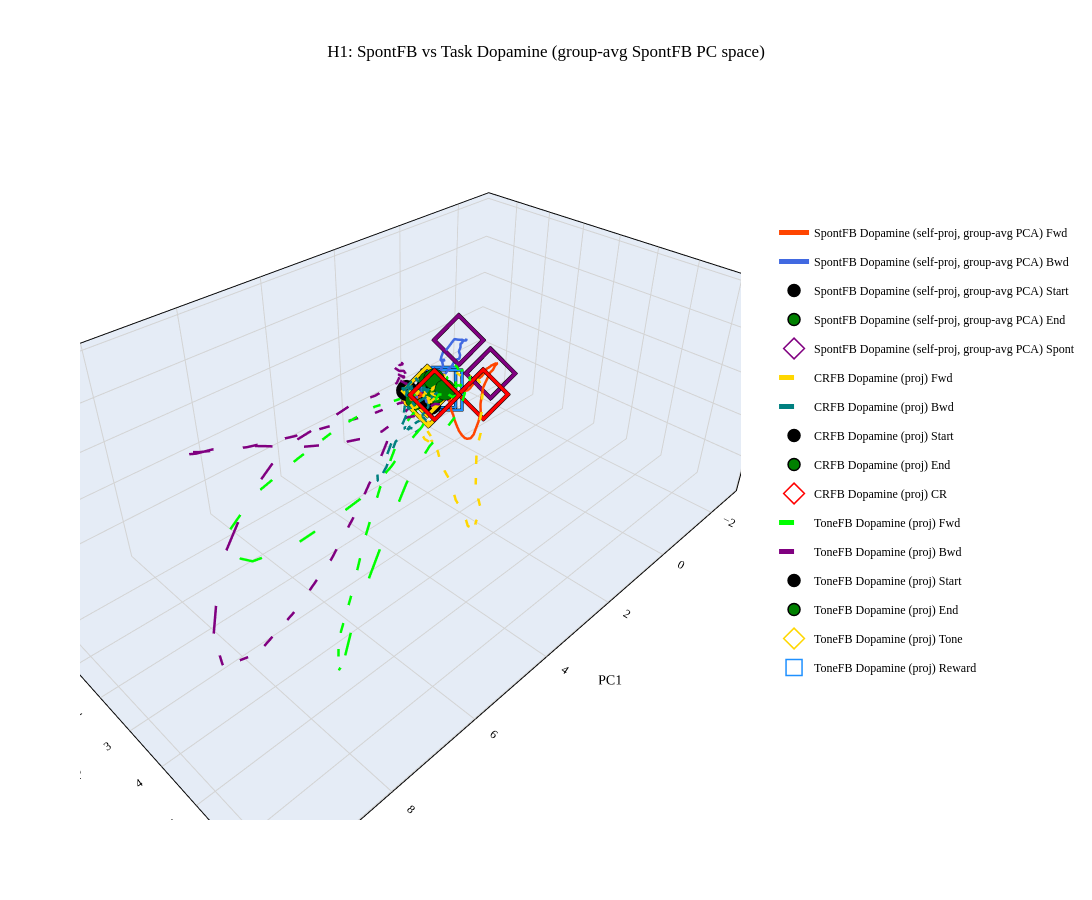

Write notebook code for a chart like this one.
### Code cell
# Overlay: SpontFB (self-projected) + Task projected (Dopamine, group-averaged)
# Both trajectories are in the same group-averaged PCA space for valid comparison.
if 'SpontFB_Dopamine' in results:
    tsets = []

    # Use DA cross-projection's PCA to self-project SpontFB
    first_xp_key = None
    for k in ['DA Spont->CRFB', 'DA Spont->ToneFB']:
        if k in cross_results_group_avg:
            first_xp_key = k
            break

    if first_xp_key is not None:
        pca_grp = cross_results_group_avg[first_xp_key]['pca_fit']
        X_spont_avg, ts_spont, _ = extract_group_averaged_data(
            results['SpontFB_Dopamine']['data'], DA_GROUPS)
        proj_spont = project_onto_pca(pca_grp, X_spont_avg)
        win_spont = slice_window(proj_spont, ts_spont, EVENT_IDX, WINDOW, DT)
        sd_spont = smooth_trajectories(win_spont, SG_WINDOW, SG_ORDER)
        tsets.append({
            'fwd_smooth': sd_spont['fwd_smooth'],
            'bwd_smooth': sd_spont['bwd_smooth'],
            'label': 'SpontFB Dopamine (self-proj, group-avg PCA)',
            'fwd_color': 'orangered', 'bwd_color': 'royalblue', 'dash': 'solid',
            'event_markers': results['SpontFB_Dopamine']['event_markers'],
        })

    for key, color_fwd, color_bwd in [
        ('DA Spont->CRFB', 'gold', 'teal'),
        ('DA Spont->ToneFB', 'lime', 'purple'),
    ]:
        if key in cross_results_group_avg:
            cr = cross_results_group_avg[key]
            tsets.append({
                'fwd_smooth': cr['smooth_data']['fwd_smooth'],
                'bwd_smooth': cr['smooth_data']['bwd_smooth'],
                'label': f'{cr['project_dataset']} Dopamine (proj)',
                'fwd_color': color_fwd, 'bwd_color': color_bwd, 'dash': 'dash',
                'event_markers': cr['event_markers'],
            })
    if len(tsets) > 1:
        fig = build_overlay_figure(
            tsets, title='H1: SpontFB vs Task Dopamine (group-avg SpontFB PC space)')
        fig.show()

### Figure 1 — Plotly figure (JSON) as saved in the notebook; plotly's stock layout.template omitted (floating-point values rounded to 4 significant figures; data arrays with more than 128 entries replaced by an {"elided": "..."} marker saying what was removed)
{"data": [{"line": {"color": "orangered", "dash": "solid", "width": 5}, "mode": "lines", "name": "SpontFB Dopamine (self-proj, group-avg PCA) Fwd", "type": "scatter3d", "x": {"elided": "301 float values"}, "y": {"elided": "301 float values"}, "z": {"elided": "301 float values"}}, {"line": {"color": "royalblue", "dash": "solid", "width": 5}, "mode": "lines", "name": "SpontFB Dopamine (self-proj, group-avg PCA) Bwd", "type": "scatter3d", "x": {"elided": "301 float values"}, "y": {"elided": "301 float values"}, "z": {"elided": "301 float values"}}, {"legendgroup": "SpontFB Dopamine (self-proj, group-avg PCA) Start", "marker": {"color": "black", "line": {"color": "black", "width": 1.5}, "size": 12, "symbol": "circle"}, "mode": "markers", "name": "SpontFB Dopamine (self-proj, group-avg PCA) Start", "showlegend": true, "type": "scatter3d", "x": [0.0329], "y": [0.09507], "z": [-0.03078]}, {"legendgroup": "SpontFB Dopamine (self-proj, group-avg PCA) Start", "marker": {"color": "black", "line": {"color": "black", "width": 1.5}, "size": 12, "symbol": "circle"}, "mode": "markers", "name": "SpontFB Dopamine (self-proj, group-avg PCA) Start", "showlegend": false, "type": "scatter3d", "x": [-0.3439], "y": [-0.06817], "z": [-0.05653]}, {"legendgroup": "SpontFB Dopamine (self-proj, group-avg PCA) End", "marker": {"color": "green", "line": {"color": "black", "width": 1.5}, "size": 12, "symbol": "circle"}, "mode": "markers", "name": "SpontFB Dopamine (self-proj, group-avg PCA) End", "showlegend": true, "type": "scatter3d", "x": [0.2799], "y": [-0.1086], "z": [-0.08096]}, {"legendgroup": "SpontFB Dopamine (self-proj, group-avg PCA) End", "marker": {"color": "green", "line": {"color": "black", "width": 1.5}, "size": 12, "symbol": "circle"}, "mode": "markers", "name": "SpontFB Dopamine (self-proj, group-avg PCA) End", "showlegend": false, "type": "scatter3d", "x": [0.1041], "y": [-0.1636], "z": [-0.04088]}, {"legendgroup": "SpontFB Dopamine (self-proj, group-avg PCA) Spont", "marker": {"color": "purple", "line": {"color": "black", "width": 1.5}, "size": 18, "symbol": "diamond-open"}, "mode": "markers", "name": "SpontFB Dopamine (self-proj, group-avg PCA) Spont", "showlegend": true, "type": "scatter3d", "x": [-1.726], "y": [0.6027], "z": [0.1329]}, {"legendgroup": "SpontFB Dopamine (self-proj, group-avg PCA) Spont", "marker": {"color": "purple", "line": {"color": "black", "width": 1.5}, "size": 18, "symbol": "diamond-open"}, "mode": "markers", "name": "SpontFB Dopamine (self-proj, group-avg PCA) Spont", "showlegend": false, "type": "scatter3d", "x": [-0.9737], "y": [0.1392], "z": [1.21]}, {"line": {"color": "gold", "dash": "dash", "width": 5}, "mode": "lines", "name": "CRFB Dopamine (proj) Fwd", "type": "scatter3d", "x": {"elided": "301 float values"}, "y": {"elided": "301 float values"}, "z": {"elided": "301 float values"}}, {"line": {"color": "teal", "dash": "dash", "width": 5}, "mode": "lines", "name": "CRFB Dopamine (proj) Bwd", "type": "scatter3d", "x": {"elided": "301 float values"}, "y": {"elided": "301 float values"}, "z": {"elided": "301 float values"}}, {"legendgroup": "CRFB Dopamine (proj) Start", "marker": {"color": "black", "line": {"color": "black", "width": 1.5}, "size": 12, "symbol": "circle"}, "mode": "markers", "name": "CRFB Dopamine (proj) Start", "showlegend": true, "type": "scatter3d", "x": [-0.03704], "y": [-0.05203], "z": [0.129]}, {"legendgroup": "CRFB Dopamine (proj) Start", "marker": {"color": "black", "line": {"color": "black", "width": 1.5}, "size": 12, "symbol": "circle"}, "mode": "markers", "name": "CRFB Dopamine (proj) Start", "showlegend": false, "type": "scatter3d", "x": [0.3019], "y": [-0.4105], "z": [0.05246]}, {"legendgroup": "CRFB Dopamine (proj) End", "marker": {"color": "green", "line": {"color": "black", "width": 1.5}, "size": 12, "symbol": "circle"}, "mode": "markers", "name": "CRFB Dopamine (proj) End", "showlegend": true, "type": "scatter3d", "x": [-0.1051], "y": [0.2266], "z": [0.07727]}, {"legendgroup": "CRFB Dopamine (proj) End", "marker": {"color": "green", "line": {"color": "black", "width": 1.5}, "size": 12, "symbol": "circle"}, "mode": "markers", "name": "CRFB Dopamine (proj) End", "showlegend": false, "type": "scatter3d", "x": [-0.1153], "y": [0.1351], "z": [0.4381]}, {"legendgroup": "CRFB Dopamine (proj) CR", "marker": {"color": "red", "line": {"color": "black", "width": 1.5}, "size": 18, "symbol": "diamond-open"}, "mode": "markers", "name": "CRFB Dopamine (proj) CR", "showlegend": true, "type": "scatter3d", "x": [-0.634], "y": [1.304], "z": [0.2843]}, {"legendgroup": "CRFB Dopamine (proj) CR", "marker": {"color": "red", "line": {"color": "black", "width": 1.5}, "size": 18, "symbol": "diamond-open"}, "mode": "markers", "name": "CRFB Dopamine (proj) CR", "showlegend": false, "type": "scatter3d", "x": [1.018], "y": [1.219], "z": [0.948]}, {"line": {"color": "lime", "dash": "dash", "width": 5}, "mode": "lines", "name": "ToneFB Dopamine (proj) Fwd", "type": "scatter3d", "x": {"elided": "301 float values"}, "y": {"elided": "301 float values"}, "z": {"elided": "301 float values"}}, {"line": {"color": "purple", "dash": "dash", "width": 5}, "mode": "lines", "name": "ToneFB Dopamine (proj) Bwd", "type": "scatter3d", "x": {"elided": "301 float values"}, "y": {"elided": "301 float values"}, "z": {"elided": "301 float values"}}, {"legendgroup": "ToneFB Dopamine (proj) Start", "marker": {"color": "black", "line": {"color": "black", "width": 1.5}, "size": 12, "symbol": "circle"}, "mode": "markers", "name": "ToneFB Dopamine (proj) Start", "showlegend": true, "type": "scatter3d", "x": [-0.1728], "y": [-0.01347], "z": [-0.3932]}, {"legendgroup": "ToneFB Dopamine (proj) Start", "marker": {"color": "black", "line": {"color": "black", "width": 1.5}, "size": 12, "symbol": "circle"}, "mode": "markers", "name": "ToneFB Dopamine (proj) Start", "showlegend": false, "type": "scatter3d", "x": [0.08163], "y": [-0.1198], "z": [-0.01166]}, {"legendgroup": "ToneFB Dopamine (proj) End", "marker": {"color": "green", "line": {"color": "black", "width": 1.5}, "size": 12, "symbol": "circle"}, "mode": "markers", "name": "ToneFB Dopamine (proj) End", "showlegend": true, "type": "scatter3d", "x": [0.3757], "y": [0.9682], "z": [0.697]}, {"legendgroup": "ToneFB Dopamine (proj) End", "marker": {"color": "green", "line": {"color": "black", "width": 1.5}, "size": 12, "symbol": "circle"}, "mode": "markers", "name": "ToneFB Dopamine (proj) End", "showlegend": false, "type": "scatter3d", "x": [-0.1311], "y": [-0.05463], "z": [0.2793]}, {"legendgroup": "ToneFB Dopamine (proj) Tone", "marker": {"color": "gold", "line": {"color": "black", "width": 1.5}, "size": 18, "symbol": "diamond-open"}, "mode": "markers", "name": "ToneFB Dopamine (proj) Tone", "showlegend": true, "type": "scatter3d", "x": [-0.03836], "y": [-0.02883], "z": [0.05592]}, {"legendgroup": "ToneFB Dopamine (proj) Tone", "marker": {"color": "gold", "line": {"color": "black", "width": 1.5}, "size": 18, "symbol": "diamond-open"}, "mode": "markers", "name": "ToneFB Dopamine (proj) Tone", "showlegend": false, "type": "scatter3d", "x": [0.02196], "y": [0.06714], "z": [-0.175]}, {"legendgroup": "ToneFB Dopamine (proj) Reward", "marker": {"color": "dodgerblue", "line": {"color": "black", "width": 1.5}, "size": 18, "symbol": "square-open"}, "mode": "markers", "name": "ToneFB Dopamine (proj) Reward", "showlegend": true, "type": "scatter3d", "x": [-0.8204], "y": [-0.2554], "z": [-0.3495]}, {"legendgroup": "ToneFB Dopamine (proj) Reward", "marker": {"color": "dodgerblue", "line": {"color": "black", "width": 1.5}, "size": 18, "symbol": "square-open"}, "mode": "markers", "name": "ToneFB Dopamine (proj) Reward", "showlegend": false, "type": "scatter3d", "x": [-0.9722], "y": [-0.6283], "z": [-0.4938]}], "layout": {"font": {"color": "black", "family": "Times New Roman, serif", "size": 12}, "height": 900, "legend": {"orientation": "v", "x": 1.05, "y": 0.5}, "margin": {"b": 80, "l": 80, "r": 220, "t": 80}, "paper_bgcolor": "white", "plot_bgcolor": "white", "scene": {"xaxis": {"gridcolor": "lightgrey", "linecolor": "black", "linewidth": 2, "mirror": true, "showgrid": true, "showline": true, "title": {"text": "PC1"}, "zeroline": true, "zerolinecolor": "lightgrey", "zerolinewidth": 2}, "yaxis": {"gridcolor": "lightgrey", "linecolor": "black", "linewidth": 2, "mirror": true, "showgrid": true, "showline": true, "title": {"text": "PC2"}, "zeroline": true, "zerolinecolor": "lightgrey", "zerolinewidth": 2}, "zaxis": {"gridcolor": "lightgrey", "linecolor": "black", "linewidth": 2, "mirror": true, "showgrid": true, "showline": true, "title": {"text": "PC3"}, "zeroline": true, "zerolinecolor": "lightgrey", "zerolinewidth": 2}}, "title": {"text": "H1: SpontFB vs Task Dopamine (group-avg SpontFB PC space)", "x": 0.5, "xanchor": "center", "y": 0.95}, "width": 1200}}
